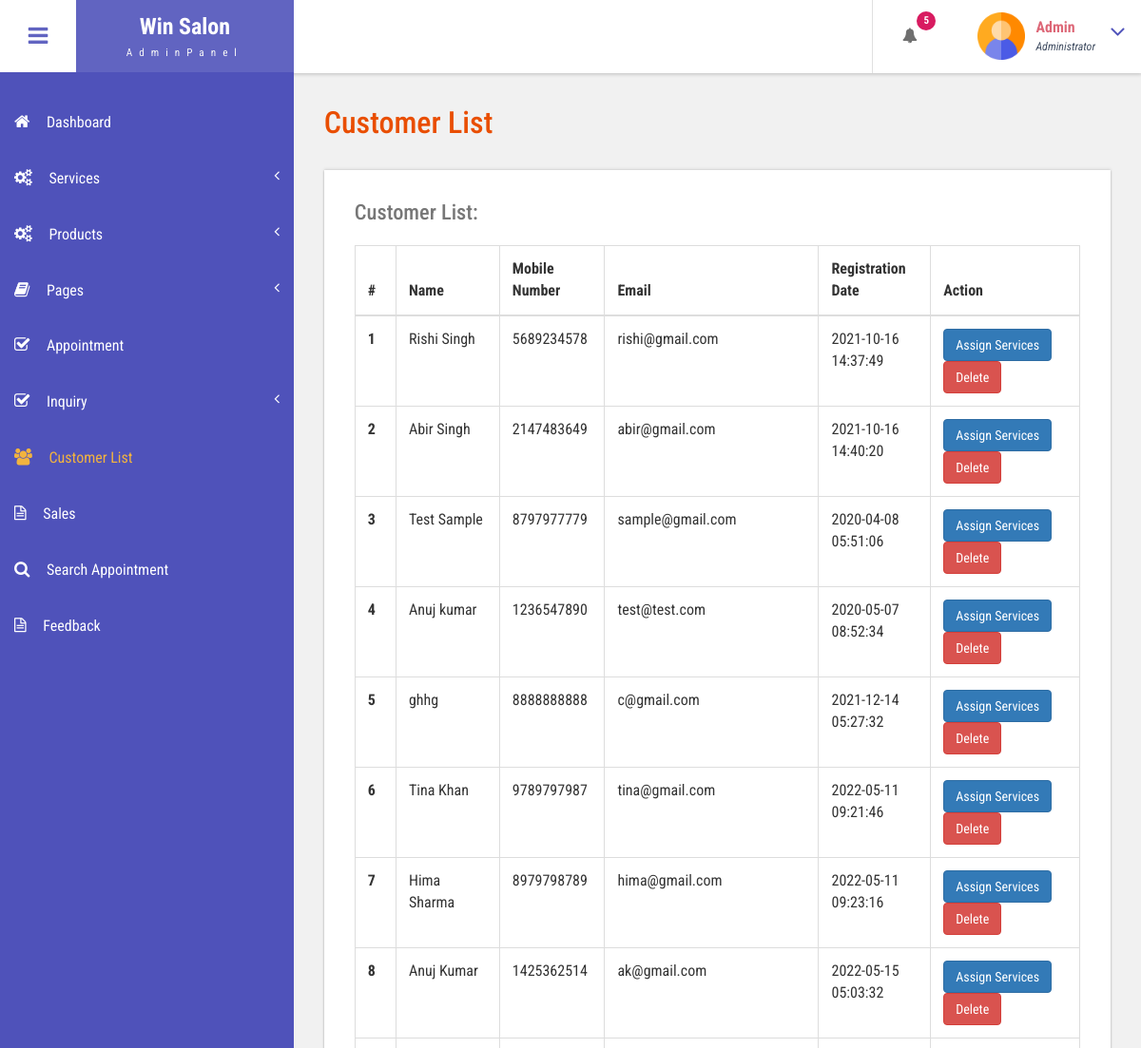
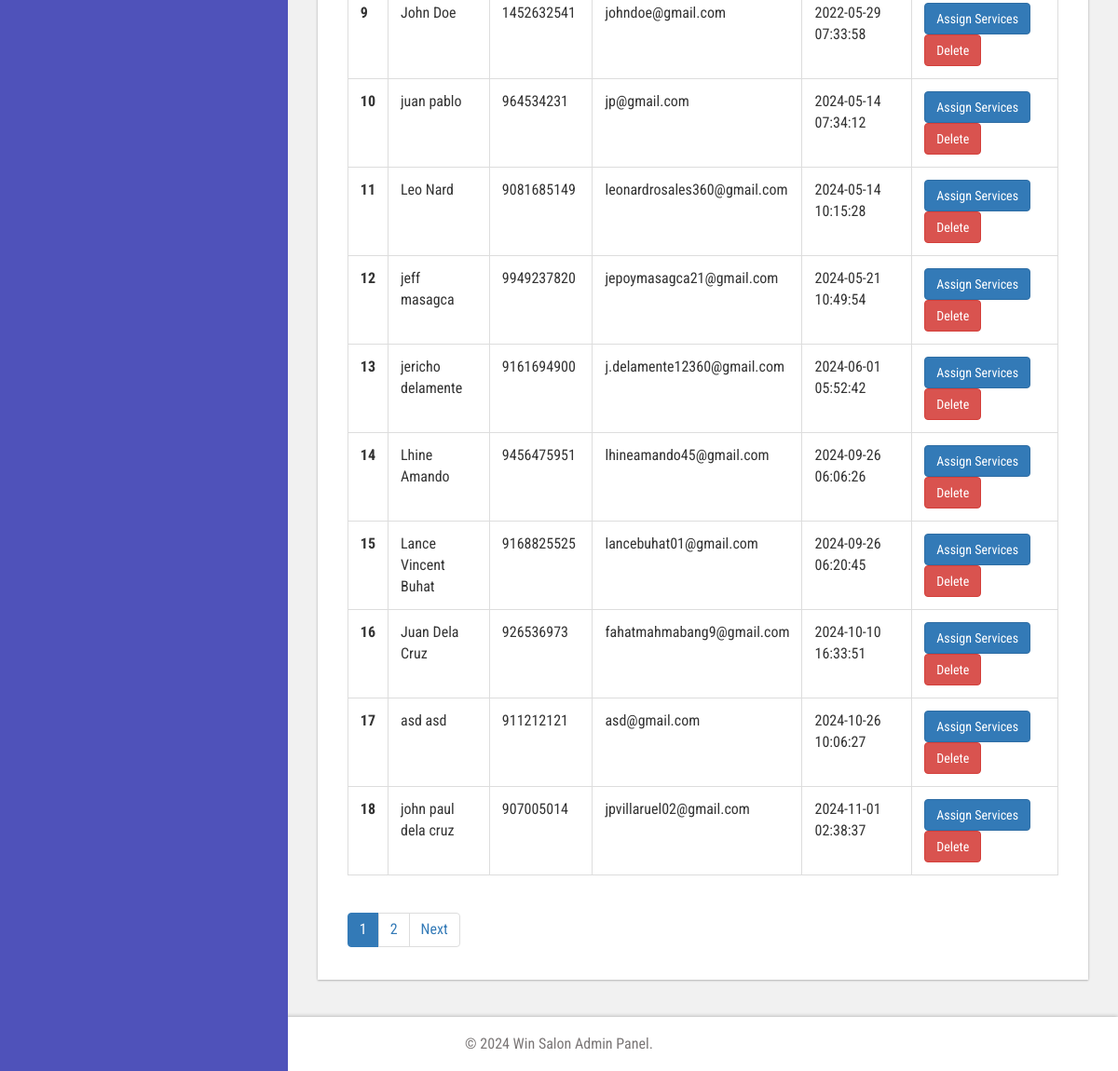
Page /bfs/admin/customer-list.php (signed in) on the earlier database version (2 pictures, top to bottom).
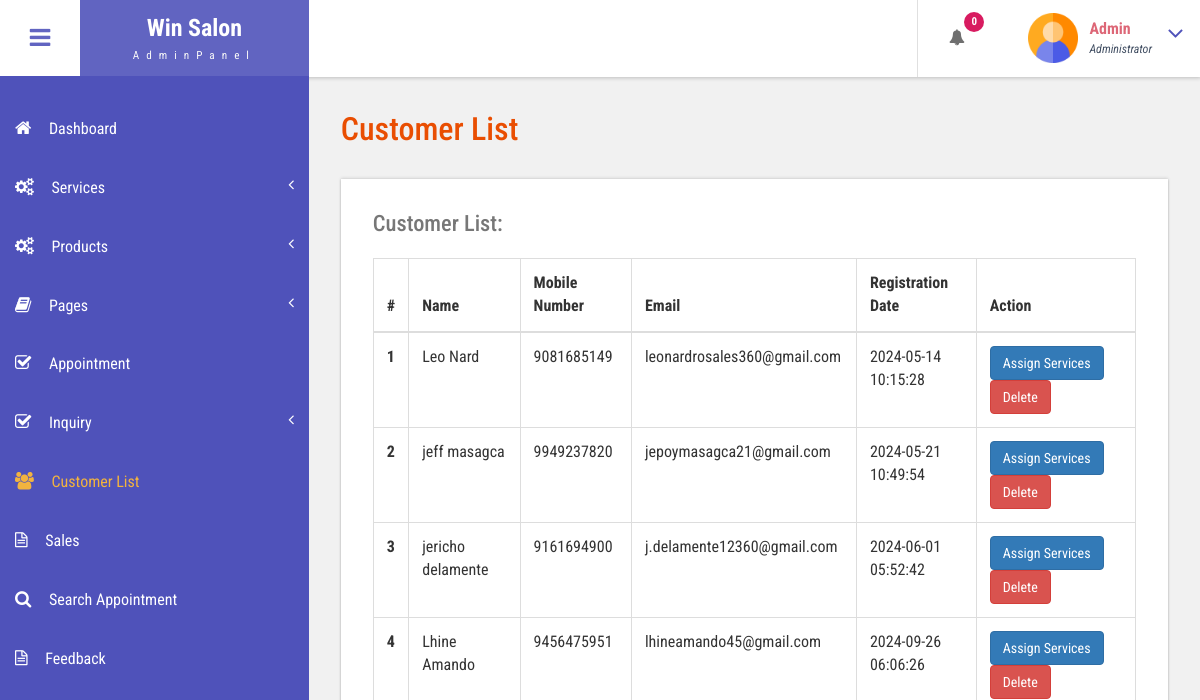
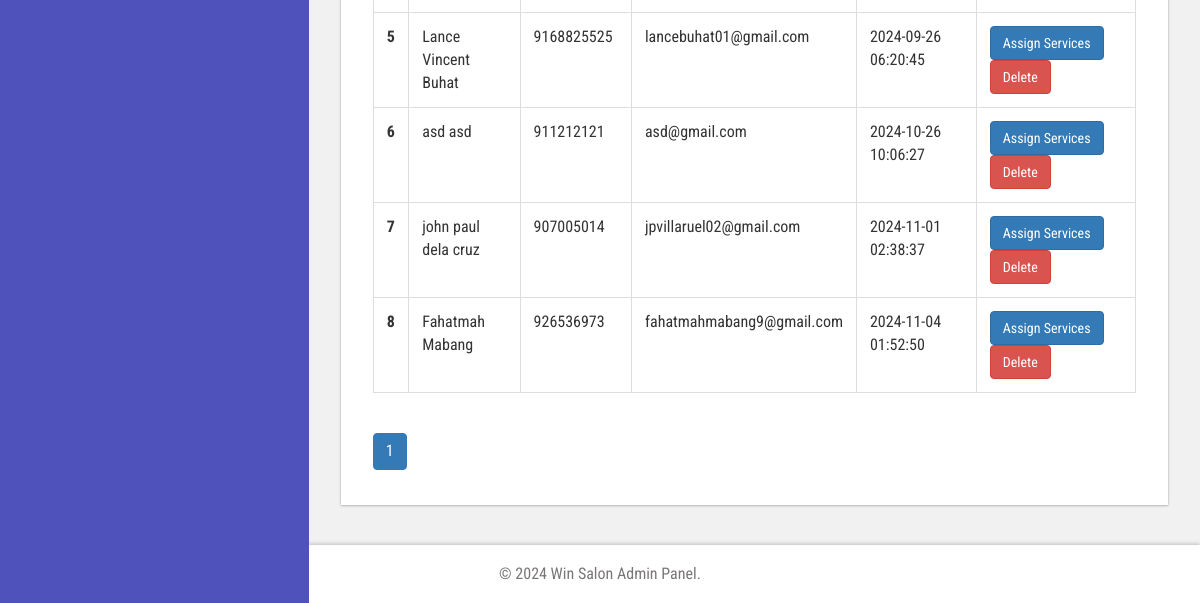
Same page on the later database version (2 pictures, top to bottom).
### tables this page shows
CREATE TABLE `tbluser` (
  `ID` int(10) NOT NULL,
  `FirstName` varchar(120) DEFAULT NULL,
  `LastName` varchar(250) DEFAULT NULL,
  `MobileNumber` bigint(10) DEFAULT NULL,
  `Email` varchar(120) DEFAULT NULL,
  `Password` varchar(120) DEFAULT NULL,
  `account_activation_hash` varchar(64) DEFAULT NULL,
  `RegDate` timestamp NULL DEFAULT current_timestamp()
);

### bfs/admin/customer-list.php (the view, shortened to what this page needs)
<?php
include('includes/dbconnection.php');
if (strlen($_SESSION['bpmsaid']==0)) {
  header('location:logout.php');
  } else{
    $limit = 10;
    $page = isset($_GET['page']) ? (int)$_GET['page'] : 1;
    $result = mysqli_query($con, "SELECT COUNT(*) AS total FROM tbluser");
    $row = mysqli_fetch_assoc($result);
    $total_records = $row['total'];
    $total_pages = ceil($total_records / $limit);
  ?>
<!DOCTYPE HTML>
<html>
<head>
<link href="css/bootstrap.css" rel='stylesheet' type='text/css' />
<link href="css/style.css" rel='stylesheet' type='text/css' />
<link href="css/font-awesome.css" rel="stylesheet">
<link href="css/animate.css" rel="stylesheet" type="text/css" media="all">
<link href="css/custom.css" rel="stylesheet">
</head>
<body class="cbp-spmenu-push">
	<div class="main-content">
		 <?php include_once('includes/sidebar.php');?>
		 <?php include_once('includes/header.php');?>
		<div id="page-wrapper">
			<div class="main-page">
				<div class="tables">
					<h3 class="title1">Customer List</h3>
					<div class="table-responsive bs-example widget-shadow">
							<h4>Customer List:</h4>
							<div class="table-wrapper">
									<table class="table table-bordered">
											<thead>
													<tr>
															<th>#</th>
															<th>Name</th>
															<th>Mobile Number</th>
															<th>Email</th>
															<th>Registration Date</th>
															<th>Action</th>
													</tr>
											</thead>
											<tbody>
													<?php
													$ret = mysqli_query($con, "select * from tbluser");
													$cnt = 1;
													while ($row = mysqli_fetch_array($ret)) {
													?>
															<tr>
																	<th scope="row"><?php echo $cnt; ?></th>
																	<td><?php echo $row['FirstName']; ?> <?php echo $row['LastName']; ?></td>
																	<td><?php echo $row['MobileNumber']; ?></td>
																	<td><?php echo $row['Email']; ?></td>
																	<td><?php echo $row['RegDate']; ?></td>
																	<td>
																			<a href="add-customer-services.php?addid=<?php echo $row['ID']; ?>" class="btn btn-primary">Assign Services</a>
																			<a href="customer-list.php?delid=<?php echo $row['ID']; ?>" class="btn btn-danger" onClick="return confirm('Are you sure you want to delete?')">Delete</a>
																	</td>
															</tr>
													<?php
															$cnt = $cnt + 1;
													} ?>
											</tbody>
									</table>
							</div>
                    <nav>
                        <ul class="pagination">
                            <?php for ($i = 1; $i <= $total_pages; $i++): ?>
                                <li class="page-item <?php echo $i == $page ? 'active' : ''; ?>">
                                    <a class="page-link" href="customer-list.php?page=<?php echo $i; ?>"><?php echo $i; ?></a>
                                </li>
                            <?php endfor; ?>
                            <?php if ($page < $total_pages): ?>
                                <li class="page-item"><a class="page-link" href="customer-list.php?page=<?php echo $page + 1; ?>">Next</a></li>
                            <?php endif; ?>
                        </ul>
                    </nav>
					</div>
				</div>
			</div>
		</div>
		 <?php include_once('includes/footer.php');?>
	</div>
</body>
</html>
<?php }  ?>

### bfs/admin/includes/sidebar.php (shortened to what this page needs)
<div class=" sidebar" role="navigation">
          <div class="navbar-collapse">
      <nav class="cbp-spmenu cbp-spmenu-vertical cbp-spmenu-left" id="cbp-spmenu-s1">
        <ul class="nav" id="side-menu">
          <li>
            <a href="dashboard.php"><i class="fa fa-home nav_icon"></i>Dashboard</a>
          </li>
          <li>
            <a href="add-services.php"><i class="fa fa-cogs nav_icon"></i>Services<span class="fa arrow"></span> </a>
          </li>
          <li>
            <a href="add-services.php"><i class="fa fa-cogs nav_icon"></i>Products<span class="fa arrow"></span> </a>
          </li>
          <li class="">
            <a href="about-us.php"><i class="fa fa-book nav_icon"></i>Pages <span class="fa arrow"></span></a>
          </li>
          <li>
            <a href="all-appointment.php"><i class="fa fa-check-square-o nav_icon"></i>Appointment</a>
          </li>
         <li>
            <a href="readenq.php"><i class="fa fa-check-square-o nav_icon"></i>Inquiry<span class="fa arrow"></span></a>
          </li>
           <li>
            <a href="customer-list.php" class="chart-nav"><i class="fa fa-users nav_icon"></i>Customer List</a>
          </li>
          <li>
            <a href="invoices.php" class="chart-nav"><i class="fa fa-file-text-o nav_icon"></i>Sales</a>
          </li>
          <li>
            <a href="search-appointment.php" class="chart-nav"><i class="fa fa-search nav_icon"></i>Search Appointment</a>
          </li>
          <li>
            <a href="feedbacks.php" class="chart-nav"><i class="fa fa-file-text-o nav_icon"></i>Feedback</a>
          </li>
        </ul>
      </nav>
    </div>
  </div>

### bfs/admin/includes/header.php (shortened to what this page needs)
<div class="sticky-header header-section ">
      <div class="header-left">
        <button id="showLeftPush"><i class="fa fa-bars"></i></button>
        <div class="logo">
          <a href="index.html">
            <h1>Win Salon</h1>
            <span>AdminPanel</span>
          </a>
        </div>
      </div>
      <div class="header-right">
        <div class="profile_details_left">
          <ul class="nofitications-dropdown">
            <?php
            $ret1 = mysqli_query($con, "SELECT tbluser.FirstName, tbluser.LastName, tblbook.ID as bid, tblbook.AptNumber
                            FROM tblbook
                            JOIN tbluser ON tbluser.ID = tblbook.UserID
                            WHERE tblbook.Status IS NULL
                            ORDER BY tblbook.ID DESC");
            $num = mysqli_num_rows($ret1);
            ?>
            <li class="dropdown head-dpdn">
              <a href="#" class="dropdown-toggle" data-toggle="dropdown" aria-expanded="false"><i class="fa fa-bell"></i><span class="badge blue"><?php echo $num;?></span></a>
            </li>
          </ul>
          <div class="clearfix"> </div>
        </div>
        <div class="profile_details">
        <?php
$adid=$_SESSION['bpmsaid'];
$ret=mysqli_query($con,"select AdminName from tbladmin where ID='$adid'");
$row=mysqli_fetch_array($ret);
$name=$row['AdminName'];
?>
          <ul>
            <li class="dropdown profile_details_drop">
              <a href="#" class="dropdown-toggle" data-toggle="dropdown" aria-expanded="false">
                <div class="profile_img">
                  <span class="prfil-img"><img src="images/admin.png" alt="" width="50" height="50"> </span>
                  <div class="user-name">
                    <p><?php echo $name; ?></p>
                    <span>Administrator</span>
                  </div>
                  <i class="fa fa-angle-down lnr"></i>
                  <div class="clearfix"></div>
                </div>
              </a>
            </li>
          </ul>
        </div>
      </div>
      <div class="clearfix"> </div>
    </div>

### bfs/admin/includes/footer.php
<div class="footer">
   <p>&copy; 2024 Win Salon Admin Panel.</p>
</div>

### bfs/admin/css/custom.css (style rules this page uses)
#page-wrapper { padding:7em 2em 2.5em; background-color: #F1F1F1; }
.sidebar .arrow { float: right; }
.sidebar .fa.arrow:before { content: "\f104"; }

### bfs/admin/customer-list.php (style rules this page uses)
.table-wrapper { overflow-x: auto; -webkit-overflow-scrolling: touch; }
.table { width: 100%; min-width: 600px; border-collapse: collapse; }

Differences in the rows shown:
removed tbluser: FirstName "Rishi Singh", MobileNumber "5689234578", Email "rishi@gmail.com", RegDate "2021-10-16 14:37:49"
removed tbluser: FirstName "Abir Singh", MobileNumber "2147483649", Email "abir@gmail.com", RegDate "2021-10-16 14:40:20"
removed tbluser: FirstName "Test Sample", MobileNumber "8797977779", Email "sample@gmail.com", RegDate "2020-04-08 05:51:06"
removed tbluser: FirstName "Anuj kumar", MobileNumber "1236547890", Email "test@test.com", RegDate "2020-05-07 08:52:34"
removed tbluser: FirstName "ghhg", MobileNumber "8888888888", Email "c@gmail.com", RegDate "2021-12-14 05:27:32"
removed tbluser: FirstName "Tina", LastName "Khan", MobileNumber "9789797987", Email "tina@gmail.com", RegDate "2022-05-11 09:21:46"
removed tbluser: FirstName "Hima", LastName "Sharma", MobileNumber "8979798789", Email "hima@gmail.com", RegDate "2022-05-11 09:23:16"
removed tbluser: FirstName "Anuj", LastName "Kumar", MobileNumber "1425362514", Email "ak@gmail.com", RegDate "2022-05-15 05:03:32"
removed tbluser: FirstName "John", LastName "Doe", MobileNumber "1452632541", Email "johndoe@gmail.com", RegDate "2022-05-29 07:33:58"
removed tbluser: FirstName "juan", LastName "pablo", MobileNumber "964534231", Email "jp@gmail.com", RegDate "2024-05-14 07:34:12"
removed tbluser: FirstName "Juan", LastName "Dela Cruz", MobileNumber "926536973", Email "fahatmahmabang9@gmail.com", RegDate "2024-10-10 16:33:51"
added tbluser: FirstName "Fahatmah", LastName "Mabang", MobileNumber "926536973", Email "fahatmahmabang9@gmail.com", RegDate "2024-11-04 01:52:50"
Other differences:
$num: "5" → "0"
list line gone: "2"
text no longer shown: "Next"
